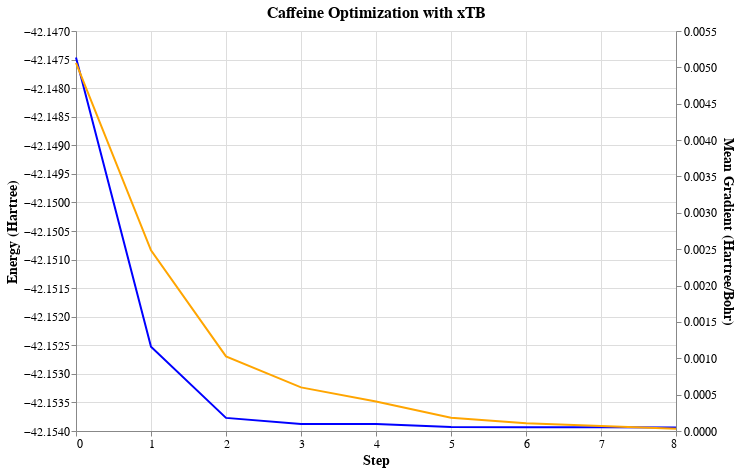

Notebook code cell kept with this figure:
### Markdown cell above
Visualization
-------------

In this step one can visualize the energy, gradient as well as coordinates. Thus, the energy change during the optimization for our example looks like:

### Code cell
import altair as alt
import polars as pl

df = pl.DataFrame(
    {
        "step": np.arange(len(trajectory)),
        "energy": np.asarray([energy for energy, _, _ in trajectory]),
        "gradient": np.asarray([np.abs(gradient).mean() for _, gradient, _ in trajectory]),
    }
) 

base = alt.Chart(df).encode(
    x=alt.X("step", axis=alt.Axis(tickCount=len(df)), title="Step"),
)

gradient_line = base.mark_line(color="orange").encode(
    y=alt.Y("gradient", title="Mean Gradient (Hartree/Bohr)", scale=alt.Scale(zero=False)),
)

energy_line = base.mark_line(color="blue").encode(
    y=alt.Y("energy", title="Energy (Hartree)", scale=alt.Scale(zero=False)),
)
alt.layer(energy_line, gradient_line).resolve_scale(y="independent").properties(
    title="Caffeine Optimization with xTB",
    width=600,
    height=400,
).configure_axis(
    labelFontSize=12,
    titleFontSize=14,
).configure_title(
    fontSize=16,
)

### Figure 1 — Vega-Lite specification as saved in the notebook (floating-point values rounded to 4 significant figures)
{"config": {"view": {"continuousWidth": 300, "continuousHeight": 300}, "axis": {"labelFontSize": 12, "titleFontSize": 14}, "title": {"fontSize": 16}}, "layer": [{"mark": {"type": "line", "color": "blue"}, "encoding": {"x": {"axis": {"tickCount": 9}, "field": "step", "title": "Step", "type": "quantitative"}, "y": {"field": "energy", "scale": {"zero": false}, "title": "Energy (Hartree)", "type": "quantitative"}}}, {"mark": {"type": "line", "color": "orange"}, "encoding": {"x": {"axis": {"tickCount": 9}, "field": "step", "title": "Step", "type": "quantitative"}, "y": {"field": "gradient", "scale": {"zero": false}, "title": "Mean Gradient (Hartree/Bohr)", "type": "quantitative"}}}], "data": {"name": "data-d9adc241ebd1742ade02b74ac95a826d"}, "height": 400, "resolve": {"scale": {"y": "independent"}}, "title": "Caffeine Optimization with xTB", "width": 600, "$schema": "https://vega.github.io/schema/vega-lite/v5.20.1.json", "datasets": {"data-d9adc241ebd1742ade02b74ac95a826d": [{"step": 0, "energy": -42.15, "gradient": 0.005061}, {"step": 1, "energy": -42.15, "gradient": 0.002485}, {"step": 2, "energy": -42.15, "gradient": 0.001026}, {"step": 3, "energy": -42.15, "gradient": 0.0005996}, {"step": 4, "energy": -42.15, "gradient": 0.0004046}, {"step": 5, "energy": -42.15, "gradient": 0.0001823}, {"step": 6, "energy": -42.15, "gradient": 0.000107}, {"step": 7, "energy": -42.15, "gradient": 6.842e-05}, {"step": 8, "energy": -42.15, "gradient": 3.049e-05}]}}
